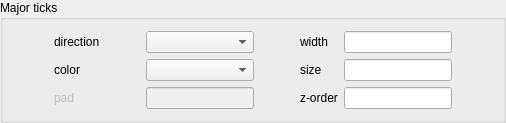
           <widget class="QGroupBox" name="groupBox_13">
            <property name="title">
             <string>Major ticks</string>
            </property>
            <layout class="QVBoxLayout" name="verticalLayout_17">
             <item>
              <layout class="QGridLayout" name="gridLayout_25">
               <item row="1" column="1">
                <widget class="QLabel" name="label_23">
                 <property name="text">
                  <string>color</string>
                 </property>
                </widget>
               </item>
               <item row="1" column="7">
                <widget class="QLineEdit" name="majorTicksSizeEntry"/>
               </item>
               <item row="0" column="0">
                <spacer name="horizontalSpacer_149">
                 <property name="orientation">
                  <enum>Qt::Horizontal</enum>
                 </property>
                 <property name="sizeHint" stdset="0">
                  <size>
                   <width>40</width>
                   <height>20</height>
                  </size>
                 </property>
                </spacer>
               </item>
               <item row="0" column="3">
                <widget class="QComboBox" name="majorTicksDirectionCombo"/>
               </item>
               <item row="0" column="5">
                <spacer name="horizontalSpacer_145">
                 <property name="orientation">
                  <enum>Qt::Horizontal</enum>
                 </property>
                 <property name="sizeHint" stdset="0">
                  <size>
                   <width>40</width>
                   <height>20</height>
                  </size>
                 </property>
                </spacer>
               </item>
               <item row="0" column="6">
                <widget class="QLabel" name="label_100">
                 <property name="text">
                  <string>width</string>
                 </property>
                </widget>
               </item>
               <item row="0" column="1">
                <widget class="QLabel" name="label_98">
                 <property name="text">
                  <string>direction</string>
                 </property>
                </widget>
               </item>
               <item row="0" column="2">
                <spacer name="horizontalSpacer_146">
                 <property name="orientation">
                  <enum>Qt::Horizontal</enum>
                 </property>
                 <property name="sizeHint" stdset="0">
                  <size>
                   <width>40</width>
                   <height>20</height>
                  </size>
                 </property>
                </spacer>
               </item>
               <item row="1" column="2">
                <spacer name="horizontalSpacer_44">
                 <property name="orientation">
                  <enum>Qt::Horizontal</enum>
                 </property>
                 <property name="sizeHint" stdset="0">
                  <size>
                   <width>40</width>
                   <height>20</height>
                  </size>
                 </property>
                </spacer>
               </item>
               <item row="0" column="9">
                <spacer name="horizontalSpacer_45">
                 <property name="orientation">
                  <enum>Qt::Horizontal</enum>
                 </property>
                 <property name="sizeHint" stdset="0">
                  <size>
                   <width>40</width>
                   <height>20</height>
                  </size>
                 </property>
                </spacer>
               </item>
               <item row="1" column="6">
                <widget class="QLabel" name="label_24">
                 <property name="text">
                  <string>size</string>
                 </property>
                </widget>
               </item>
               <item row="0" column="7">
                <widget class="QLineEdit" name="majorTicksWidthEntry"/>
               </item>
               <item row="1" column="5">
                <spacer name="horizontalSpacer_147">
                 <property name="orientation">
                  <enum>Qt::Horizontal</enum>
                 </property>
                 <property name="sizeHint" stdset="0">
                  <size>
                   <width>40</width>
                   <height>20</height>
                  </size>
                 </property>
                </spacer>
               </item>
               <item row="1" column="3">
                <widget class="QComboBox" name="majorTicksColorCombo"/>
               </item>
               <item row="2" column="1">
                <widget class="QLabel" name="label_19">
                 <property name="enabled">
                  <bool>false</bool>
                 </property>
                 <property name="text">
                  <string>pad</string>
                 </property>
                </widget>
               </item>
               <item row="2" column="3">
                <widget class="QLineEdit" name="lineEdit_9">
                 <property name="enabled">
                  <bool>false</bool>
                 </property>
                </widget>
               </item>
               <item row="2" column="2">
                <spacer name="horizontalSpacer_39">
                 <property name="orientation">
                  <enum>Qt::Horizontal</enum>
                 </property>
                 <property name="sizeHint" stdset="0">
                  <size>
                   <width>40</width>
                   <height>20</height>
                  </size>
                 </property>
                </spacer>
               </item>
               <item row="2" column="6">
                <widget class="QLabel" name="label_135">
                 <property name="text">
                  <string>z-order</string>
                 </property>
                </widget>
               </item>
               <item row="2" column="7">
                <widget class="QLineEdit" name="majorTicksZorder"/>
               </item>
              </layout>
             </item>
            </layout>
           </widget>
